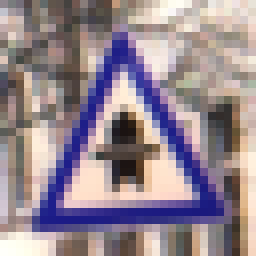
#> input picture Traffic Sign Detector/myData/11/11_9350_1577671998.070711.png, 32 x 32 px (shown 8 times larger)
$ python -i testing_code.py   (imports and definitions only)
#> lines starting #> are read from the running program, lines starting #| are printed output that depends on the picture
#> further down, picture is the input picture: shape (32, 32, 3); mean B, G, R 144.1, 135.5, 149.9
import cv2
import pickle
import csv
import numpy as np

# Load model
# [2 lines not run here, left out]

# Load label dictionary
labels_dict = {}
# [5 lines not run here, left out]

# Function to preprocess image
def preprocess_image(image):
    imgGray = cv2.cvtColor(image, cv2.COLOR_BGR2GRAY)
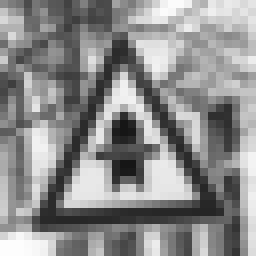
#> imgGray: shape (32, 32) (shown 8 times larger); min 21, max 254, mean 140.7
    imgEql = cv2.equalizeHist(imgGray)
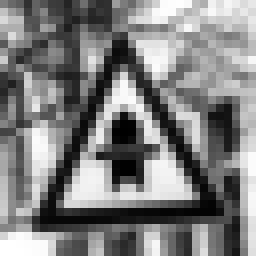
#> imgEql: shape (32, 32) (shown 8 times larger); min 0, max 255, mean 128.1
    imgScale = imgEql / 255
    imgReshape = cv2.resize(imgScale, (32, 32))
    # Convert single channel to three channels by replicating across all channels
    imgReshape = np.stack((imgReshape, imgReshape, imgReshape), axis=-1)
    imgReshape = imgReshape.reshape((1, 32, 32, 3))  # Ensure the image has 3 channels
    return imgReshape

# Open webcam
# [27 lines not run here, left out]

>>> import cv2
>>> picture = cv2.imread('myData/11/11_9350_1577671998.070711.png')
>>> result = preprocess_image(picture)
